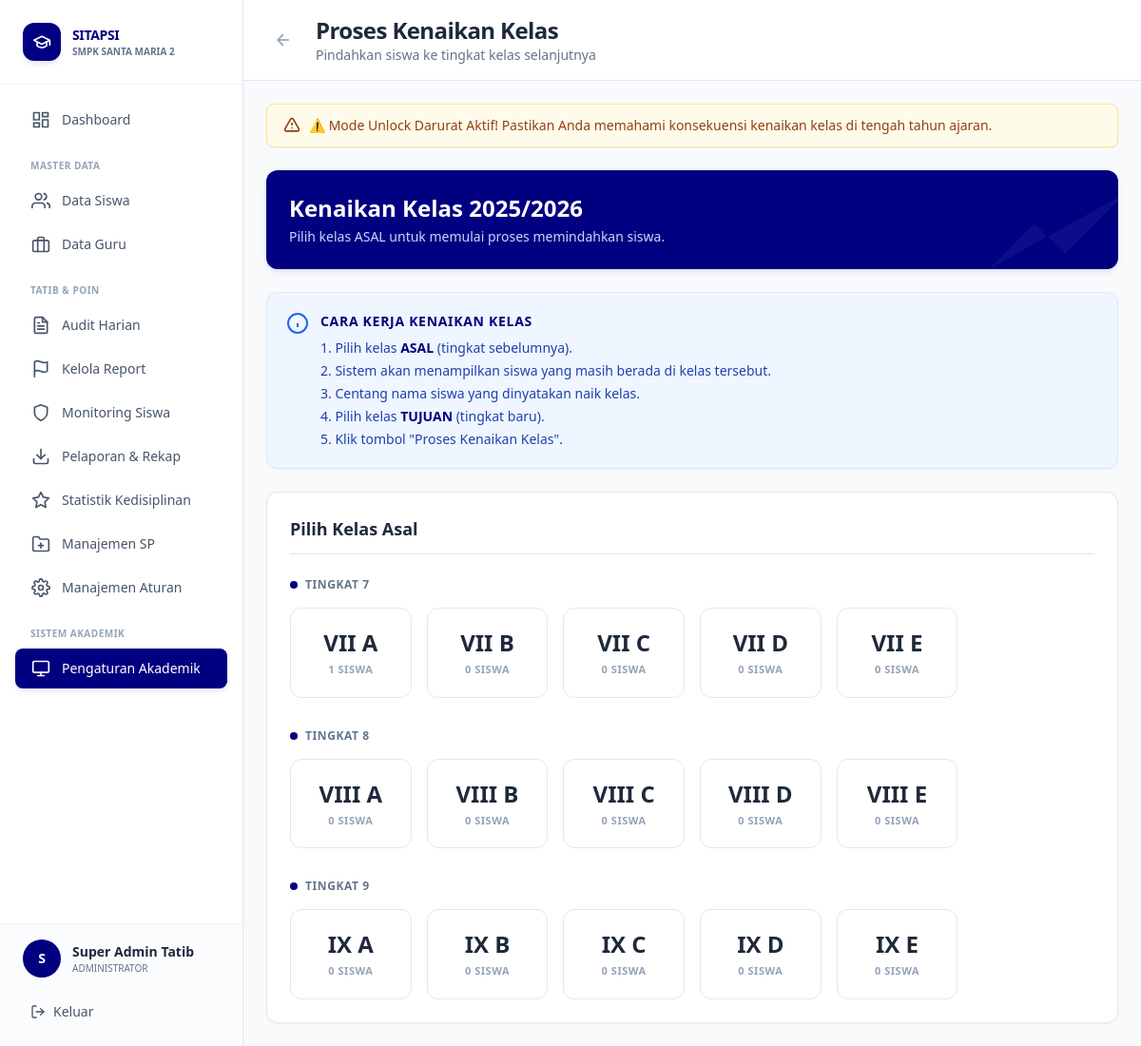
Screenshot of /views/admin/kenaikan_kelas.php?unlock=1 (signed in) with the database file from the repository.
### tables this page shows
CREATE TABLE tb_tahun_ajaran (
    id_tahun INT AUTO_INCREMENT PRIMARY KEY,
    nama_tahun VARCHAR(20) NOT NULL,  
    status ENUM('Aktif', 'Arsip') DEFAULT 'Aktif', 
    semester_aktif ENUM('Ganjil', 'Genap') DEFAULT 'Ganjil'
);

CREATE TABLE tb_kelas (
    id_kelas INT AUTO_INCREMENT PRIMARY KEY,
    nama_kelas VARCHAR(10) NOT NULL,  
    tingkat INT NOT NULL  
);

### config/database.php (called while the page is built, shortened)
<?php
function getDBConnection() {
    static $pdo = null;
    if ($pdo === null) {
        try {
            $dsn = "mysql:host=" . DB_HOST . ";dbname=" . DB_NAME . ";charset=" . DB_CHARSET;
            $options = [
                PDO::ATTR_ERRMODE            => PDO::ERRMODE_EXCEPTION,
                PDO::ATTR_DEFAULT_FETCH_MODE => PDO::FETCH_ASSOC,
                PDO::ATTR_EMULATE_PREPARES   => false,
                PDO::MYSQL_ATTR_INIT_COMMAND => "SET NAMES " . DB_CHARSET
            ];
            $pdo = new PDO($dsn, DB_USER, DB_PASS, $options);
        } catch (PDOException $e) {
            error_log("Database Connection Error: " . $e->getMessage());
            die("Koneksi database gagal. Silakan hubungi administrator.");
        }
    }
    return $pdo;
}
function executeQuery($sql, $params = []) {
    $pdo = getDBConnection();
    $stmt = $pdo->prepare($sql);
    $stmt->execute($params);
    return $stmt;
}
function fetchOne($sql, $params = []) {
    $stmt = executeQuery($sql, $params);
    return $stmt->fetch();
}
function fetchAll($sql, $params = []) {
    $stmt = executeQuery($sql, $params);
    return $stmt->fetchAll();
}
?>

### views/admin/kenaikan_kelas.php (the view, shortened to what this page needs)
<?php
require_once '../../config/database.php';
$tahun_aktif = fetchOne("
    SELECT id_tahun, nama_tahun
    FROM tb_tahun_ajaran
    WHERE status = 'Aktif'
    LIMIT 1
");
$kelas_list = fetchAll("SELECT * FROM tb_kelas ORDER BY tingkat, nama_kelas");
$kelas_by_tingkat = [];
foreach ($kelas_list as $k) {
    $kelas_by_tingkat[$k['tingkat']][] = $k;
}
$info = $_SESSION['info_message'] ?? '';
$card_class = "bg-white border border-[#E2E8F0] rounded-xl shadow-sm";
?>
<!DOCTYPE html>
<html lang="id">
<head>
    <script src="https://cdn.tailwindcss.com"></script>
</head>
<body class="bg-[#F8FAFC]">
<div class="flex h-screen overflow-hidden">
    <?php include '../../includes/sidebar_admin.php'; ?>
    <div class="flex-1 overflow-auto lg:ml-64">
        <div class="bg-white border-b border-[#E2E8F0] px-6 pl-16 lg:pl-6 py-4 sticky top-0 z-30 flex items-center space-x-4">
            <a href="pengaturan_akademik.php" class="p-2 rounded-lg text-slate-400 hover:text-slate-600 hover:bg-slate-50 transition-colors">
                <svg class="w-5 h-5" fill="none" stroke="currentColor" viewBox="0 0 24 24" stroke-width="2"><line x1="19" y1="12" x2="5" y2="12"></line><polyline points="12 19 5 12 12 5"></polyline></svg>
            </a>
            <div>
                <h1 class="text-2xl font-extrabold text-slate-800 tracking-tight">Proses Kenaikan Kelas</h1>
                <p class="text-sm font-medium text-slate-500">Pindahkan siswa ke tingkat kelas selanjutnya</p>
            </div>
        </div>
        <div class="p-6 space-y-6 max-w-7xl mx-auto">
            <?php if ($info): ?>
            <div class="bg-amber-50 border border-amber-200 text-amber-800 px-4 py-3 rounded-lg shadow-sm flex items-center">
                <svg class="w-5 h-5 mr-2" fill="none" stroke="currentColor" viewBox="0 0 24 24"><path stroke-linecap="round" stroke-linejoin="round" stroke-width="2" d="M12 9v2m0 4h.01m-6.938 4h13.856c1.54 0 2.502-1.667 1.732-3L13.732 4c-.77-1.333-2.694-1.333-3.464 0L3.34 16c-.77 1.333.192 3 1.732 3z"></path></svg>
                <p class="font-medium text-sm"><?= htmlspecialchars($info) ?></p>
            </div>
            <?php endif; ?>
            <div class="bg-[#000080] text-white rounded-xl shadow-md shadow-blue-900/10 p-6 relative overflow-hidden">
                <svg class="absolute right-0 top-0 text-white/5 w-48 h-48 transform translate-x-8 -translate-y-8" fill="currentColor" viewBox="0 0 24 24"><path d="M13 7h8m0 0v8m0-8l-8 8-4-4-6 6"></path></svg>
                <div class="relative z-10 flex items-center justify-between">
                    <div>
                        <h2 class="text-2xl font-extrabold mb-1">Kenaikan Kelas <?= $tahun_aktif['nama_tahun'] ?></h2>
                        <p class="text-blue-200 font-medium text-sm">Pilih kelas ASAL untuk memulai proses memindahkan siswa.</p>
                    </div>
                </div>
            </div>
            <div class="bg-blue-50 border border-blue-100 p-5 rounded-xl flex items-start shadow-sm">
                <svg class="w-6 h-6 text-blue-600 mr-3 flex-shrink-0" fill="none" stroke="currentColor" viewBox="0 0 24 24" stroke-width="2"><circle cx="12" cy="12" r="10"></circle><line x1="12" y1="16" x2="12" y2="12"></line><line x1="12" y1="8" x2="12.01" y2="8"></line></svg>
                <div>
                    <h4 class="font-extrabold text-[#000080] mb-2 text-sm uppercase tracking-wider">Cara Kerja Kenaikan Kelas</h4>
                    <ol class="text-sm text-blue-800 list-decimal list-inside space-y-1 font-medium">
                        <li>Pilih kelas <strong class="text-[#000080]">ASAL</strong> (tingkat sebelumnya).</li>
                        <li>Sistem akan menampilkan siswa yang masih berada di kelas tersebut.</li>
                        <li>Centang nama siswa yang dinyatakan naik kelas.</li>
                        <li>Pilih kelas <strong class="text-[#000080]">TUJUAN</strong> (tingkat baru).</li>
                        <li>Klik tombol "Proses Kenaikan Kelas".</li>
                    </ol>
                </div>
            </div>
            <div class="<?= $card_class ?> p-6">
                <h3 class="font-extrabold text-slate-800 mb-6 text-lg border-b border-[#E2E8F0] pb-3">Pilih Kelas Asal</h3>
                <?php foreach ($kelas_by_tingkat as $tingkat => $kelas_items): ?>
                <div class="mb-8 last:mb-0">
                    <h4 class="font-bold text-slate-500 mb-4 flex items-center text-xs uppercase tracking-wider">
                        <span class="w-2 h-2 rounded-full bg-[#000080] mr-2"></span>
                        Tingkat <?= $tingkat ?>
                    </h4>
                    <div class="grid grid-cols-2 md:grid-cols-4 lg:grid-cols-6 gap-4">
                        <?php foreach ($kelas_items as $k):
                            $jumlah = fetchOne("
                                SELECT COUNT(*) as total
                                FROM tb_anggota_kelas
                                WHERE id_kelas = :id
                                AND id_tahun = :tahun
                            ", [
                                'id' => $k['id_kelas'],
                                'tahun' => $tahun_aktif['id_tahun']
                            ])['total'] ?? 0;
                        ?>
                        <a href="kenaikan_kelas_proses.php?kelas_asal=<?= $k['id_kelas'] ?>"
                           class="block bg-white border border-[#E2E8F0] hover:bg-[#000080] hover:text-white hover:border-[#000080] hover:shadow-md rounded-xl p-5 text-center transition-all group">
                            <p class="text-2xl font-extrabold text-slate-800 group-hover:text-white mb-1"><?= $k['nama_kelas'] ?></p>
                            <p class="text-[11px] font-bold text-slate-400 group-hover:text-blue-200 uppercase tracking-wider"><?= $jumlah ?> siswa</p>
                        </a>
                        <?php endforeach; ?>
                    </div>
                </div>
                <?php endforeach; ?>
            </div>
        </div>
    </div>
</div>
</body>
</html>

### rows the page displays
tb_tahun_ajaran: nama_tahun "2025/2026"
tb_kelas: nama_kelas "VII A", id_kelas "1"
tb_kelas: nama_kelas "VII B", jumlah "0"
tb_kelas: nama_kelas "VII C", jumlah "0"
tb_kelas: nama_kelas "VII D", jumlah "0"
tb_kelas: nama_kelas "VII E", jumlah "0"
tb_kelas: nama_kelas "VIII A", jumlah "0"
tb_kelas: nama_kelas "VIII B", jumlah "0"
tb_kelas: nama_kelas "VIII C", jumlah "0"
tb_kelas: nama_kelas "VIII D", jumlah "0"
tb_kelas: nama_kelas "VIII E", jumlah "0"
tb_kelas: nama_kelas "IX A", jumlah "0"
tb_kelas: nama_kelas "IX B", jumlah "0"
tb_kelas: nama_kelas "IX C", jumlah "0"
tb_kelas: nama_kelas "IX D", jumlah "0"
tb_kelas: nama_kelas "IX E", jumlah "0"

### other values shown
$initial "S"
$user_name "Super Admin Tatib"
$info "⚠️ Mode Unlock Darurat Aktif! Pastikan Anda memahami konsekuensi kenaikan kelas di tengah tahun ajaran."
$tingkat "7"
$tingkat "8"
$tingkat "9"
